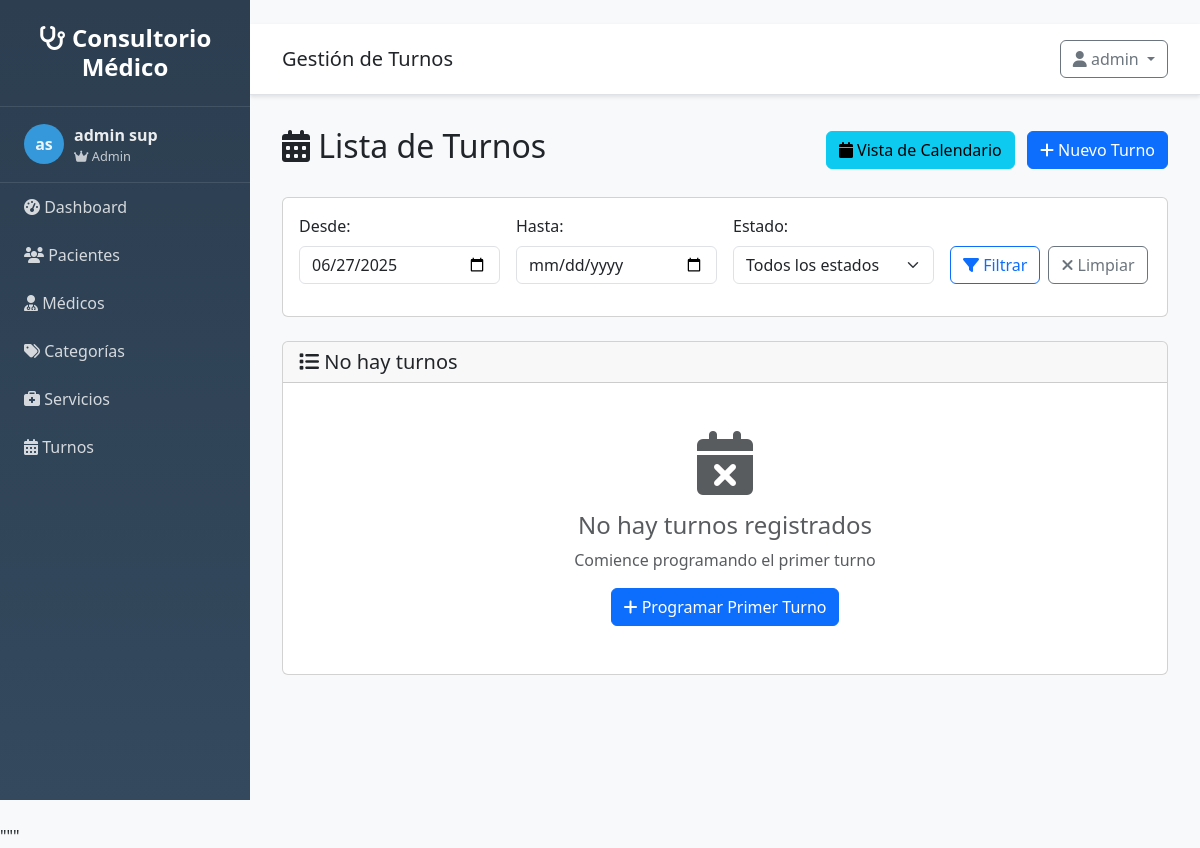
The app's page /turnos/ (signed in), older data.
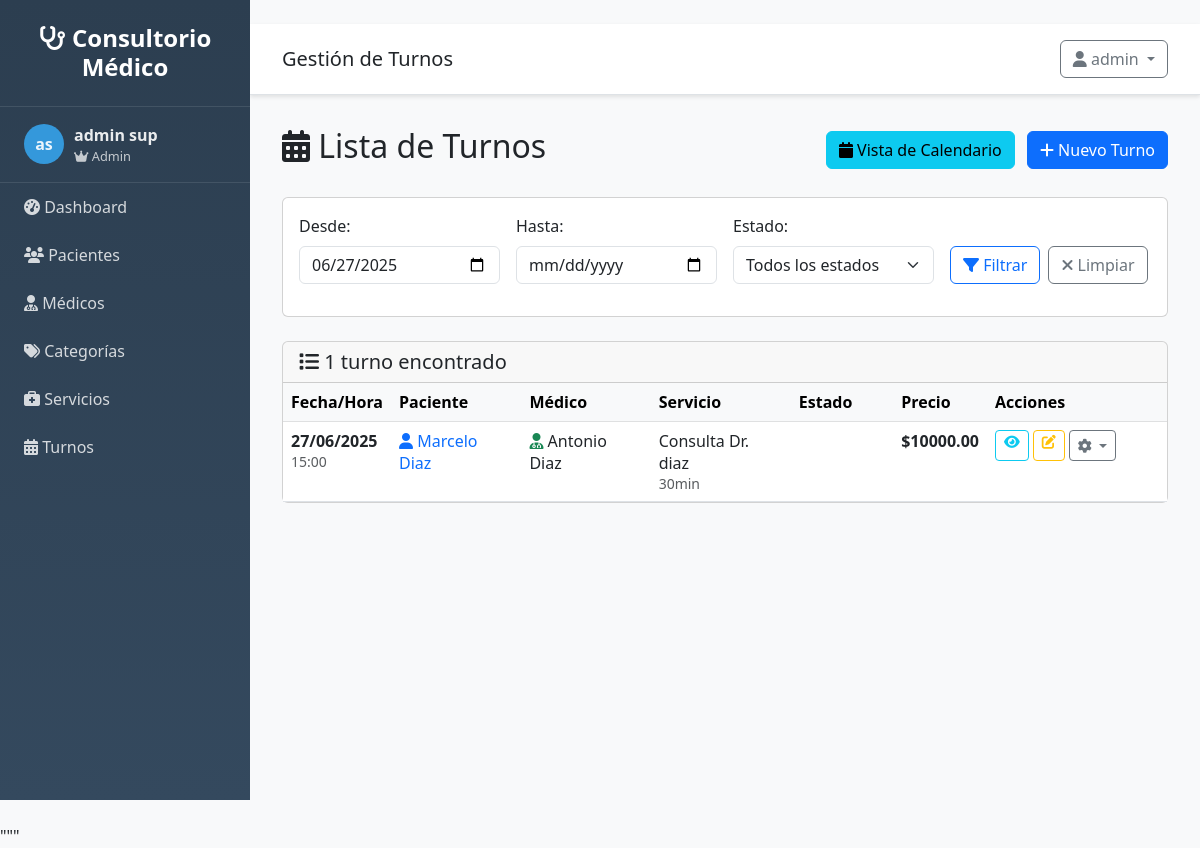
The same page, newer data.
### src/models/turno.py (models this page shows, shortened)
class Turno(db.Model):
    __tablename__ = 'turnos'
    id = db.Column(db.Integer, primary_key=True)
    fecha = db.Column(db.Date, nullable=False)
    hora = db.Column(db.Time, nullable=False)
    estado = db.Column(db.String(20), default='pendiente')  # pendiente, confirmado, completado, cancelado
    observaciones = db.Column(db.Text, nullable=True)
    precio_final = db.Column(db.Numeric(10, 2), nullable=True)
    fecha_creacion = db.Column(db.DateTime, default=datetime.utcnow)
    cliente_id = db.Column(db.Integer, db.ForeignKey('clientes.id'), nullable=False)
    profesional_id = db.Column(db.Integer, db.ForeignKey('profesionales.id'), nullable=False)
    servicio_id = db.Column(db.Integer, db.ForeignKey('servicios.id'), nullable=False)

### src/models/cliente.py (models this page shows, shortened)
class Cliente(db.Model):
    __tablename__ = 'clientes'
    id = db.Column(db.Integer, primary_key=True)
    nombre = db.Column(db.String(100), nullable=False)
    apellido = db.Column(db.String(100), nullable=False)
    telefono = db.Column(db.String(20), nullable=True)
    email = db.Column(db.String(120), nullable=True)
    fecha_creacion = db.Column(db.DateTime, default=datetime.utcnow)
    activo = db.Column(db.Boolean, default=True)
    turnos = db.relationship('Turno', backref='cliente', lazy=True)
    @property
    def nombre_completo(self):
        return f"{self.nombre} {self.apellido}"

### src/models/profesional.py (models this page shows, shortened)
class Profesional(db.Model):
    __tablename__ = 'profesionales'
    id = db.Column(db.Integer, primary_key=True)
    nombre = db.Column(db.String(100), nullable=False)
    apellido = db.Column(db.String(100), nullable=False)
    telefono = db.Column(db.String(20), nullable=True)
    email = db.Column(db.String(120), nullable=True)
    especialidad = db.Column(db.String(100), nullable=True)
    activo = db.Column(db.Boolean, default=True)
    fecha_creacion = db.Column(db.DateTime, default=datetime.utcnow)
    turnos = db.relationship('Turno', backref='profesional', lazy=True)
    @property
    def nombre_completo(self):
        return f"{self.nombre} {self.apellido}"

### src/models/servicio.py (models this page shows, shortened)
class Servicio(db.Model):
    __tablename__ = 'servicios'
    id = db.Column(db.Integer, primary_key=True)
    nombre = db.Column(db.String(100), nullable=False)
    descripcion = db.Column(db.Text, nullable=True)
    precio = db.Column(db.Numeric(10, 2), nullable=False, default=0.00)
    duracion = db.Column(db.Integer, nullable=False, default=60)  # duración en minutos
    activo = db.Column(db.Boolean, default=True)
    fecha_creacion = db.Column(db.DateTime, default=datetime.utcnow)
    categoria_id = db.Column(db.Integer, db.ForeignKey('categorias.id'), nullable=True)
    turnos = db.relationship('Turno', backref='servicio', lazy=True)

### src/routes/turnos.py (the view)
@turnos_bp.route('/')
@login_required
def listar():
    page = request.args.get('page', 1, type=int)
    per_page = request.args.get('per_page', 10, type=int)
    fecha_desde = request.args.get('fecha_desde', type=str)
    fecha_hasta = request.args.get('fecha_hasta', type=str)
    estado = request.args.get('estado', type=str)
    profesional_id = request.args.get('profesional_id', type=int)
    turnos = TurnoService.get_paginated_turnos(
        page=page,
        per_page=per_page,
        fecha_desde=fecha_desde,
        fecha_hasta=fecha_hasta,
        estado=estado,
        profesional_id=profesional_id
    )
    profesionales = ProfesionalService.get_all_profesionales()
    estados = ['pendiente', 'confirmado', 'completado', 'cancelado']
    return render_template('turnos/listar.html',
                         turnos=turnos,
                         profesionales=profesionales,
                         estados=estados,
                         filtros={
                             'fecha_desde': fecha_desde,
                             'fecha_hasta': fecha_hasta,
                             'estado': estado,
                             'profesional_id': profesional_id
                         })

### src/app.py (called while the page is built)
def create_app(config=None):
    app = Flask(__name__,
                template_folder='../templates',
                static_folder='../static')
    if config:
        app.config.update(config)
    else:
        app.config.from_object(Config)
    init_db(app)
    init_auth(app)
    @app.context_processor
    def inject_user():
        from flask_login import current_user
        return dict(
            current_user=current_user,
            today=date.today(),
            now=datetime.now()
        )
    register_blueprints(app)
    register_template_filters(app)
    register_error_handlers(app)
    @app.route('/')
    def root():
        if current_user.is_authenticated:
            return redirect(url_for('main.index'))
        return redirect(url_for('auth.login'))
    return app

### src/auth.py (called while the page is built)
@login_manager.user_loader
def load_user(user_id):
    try:
        from src.models.usuario import Usuario
        return Usuario.query.get(int(user_id))
    except:
        return None

### src/models/usuario.py (called while the page is built)
    @property
    def nombre_completo(self):
        return f"{self.nombre} {self.apellido}"

    def is_admin(self):
        return self.rol == 'admin'

### templates/turnos/listar.html (shortened to what the changed rows need)
{% extends "base.html" %}
{% block content %}
<div class="d-flex justify-content-between align-items-center mb-4">
    <h2>
        <i class="fas fa-calendar-alt"></i> Lista de Turnos
    </h2>
</div>
<div class="card">
    <div class="card-header">
        <h5 class="card-title mb-0">
            <i class="fas fa-list"></i>
            {% if turnos and turnos.items %}
                {{ turnos.total }} turno{{ 's' if turnos.total != 1 else '' }} encontrado{{ 's' if turnos.total != 1 else '' }}
            {% else %}
                No hay turnos
            {% endif %}
        </h5>
    </div>
    <div class="card-body p-0">
        {% if turnos and turnos.items %}
            <div class="table-responsive">
                <table class="table table-hover mb-0">
                    <thead class="table-light">
                        <tr>
                            <th>Fecha/Hora</th>
                            <th>Paciente</th>
                            <th>Médico</th>
                            <th>Servicio</th>
                            <th>Estado</th>
                            <th>Precio</th>
                            <th width="180">Acciones</th>
                        </tr>
                    </thead>
                    <tbody>
                        {% for turno in turnos.items %}
                        <tr>
                            <td>
                                <div class="datetime-cell">
                                    <strong>{{ turno.fecha.strftime('%d/%m/%Y') }}</strong><br>
                                    <small class="text-muted">{{ turno.hora.strftime('%H:%M') }}</small>
                                </div>
                            </td>
                            <td>
                                <div class="patient-cell">
                                    <i class="fas fa-user text-primary"></i>
                                    <a href="{{ url_for('clientes.detalle', id=turno.cliente.id) }}"
                                       class="text-decoration-none">
                                        {{ turno.cliente.nombre_completo }}
                                    </a>
                                </div>
                            </td>
                            <td>
                                <div class="doctor-cell">
                                    <i class="fas fa-user-md text-success"></i>
                                    {{ turno.profesional.nombre_completo }}
                                </div>
                            </td>
                            <td>
                                <span class="service-badge">{{ turno.servicio.nombre }}</span>
                                <br><small class="text-muted">{{ turno.servicio.duracion }}min</small>
                            </td>
                            <td>
                                <span class="badge status-{{ turno.estado }}">
                                </span>
                            </td>
                            <td>
                                <strong>${{ "%.2f"|format(turno.precio_final or turno.servicio.precio or 0) }}</strong>
                            </td>
                            <td>
                                <div class="d-flex gap-1">
                                    <a href="{{ url_for('turnos.detalle', id=turno.id) }}"
                                       class="btn btn-sm btn-outline-info" title="Ver detalle">
                                        <i class="fas fa-eye"></i>
                                    </a>
                                    {% if turno.estado in ['pendiente', 'confirmado'] %}
                                        <a href="{{ url_for('turnos.editar', id=turno.id) }}"
                                           class="btn btn-sm btn-outline-warning" title="Editar">
                                            <i class="fas fa-edit"></i>
                                        </a>
                                    {% endif %}
                                    <div class="dropdown">
                                        <button class="btn btn-sm btn-outline-secondary dropdown-toggle"
                                                type="button" data-bs-toggle="dropdown" title="Cambiar estado">
                                            <i class="fas fa-cog"></i>
                                        </button>
                                    </div>
                                </div>
                            </td>
                        </tr>
                        {% endfor %}
                    </tbody>
                </table>
            </div>
        {% else %}
            <div class="text-center py-5">
                <i class="fas fa-calendar-times fa-4x text-muted mb-3"></i>
                <h4 class="text-muted">No hay turnos registrados</h4>
                <p class="text-muted">
                    {% if filtros.fecha_desde or filtros.fecha_hasta or filtros.estado %}
                        No se encontraron turnos con los filtros aplicados
                    {% else %}
                        Comience programando el primer turno
                    {% endif %}
                </p>
                <a href="{{ url_for('turnos.nuevo') }}" class="btn btn-primary">
                    <i class="fas fa-plus"></i> Programar Primer Turno
                </a>
            </div>
        {% endif %}
    </div>
</div>
{% endblock %}

Row changes from the older to the newer data that the page shows:
added Turno: fecha "27/06/2025", hora "15:00", cliente.nombre_completo "Marcelo Diaz", profesional.nombre_completo "Antonio Diaz", servicio.nombre "Consulta Dr. diaz", servicio.duracion "30", precio_final "10000.00"
Text that changed along with them:
{{ turnos.total }}: (not shown) → "1"
text no longer shown: "No hay turnos No hay turnos registrados Comience programando el primer turno Programar Primer Turno"
text now shown: "turno encontrado Fecha/Hora Paciente Médico Servicio Estado Precio Acciones"
